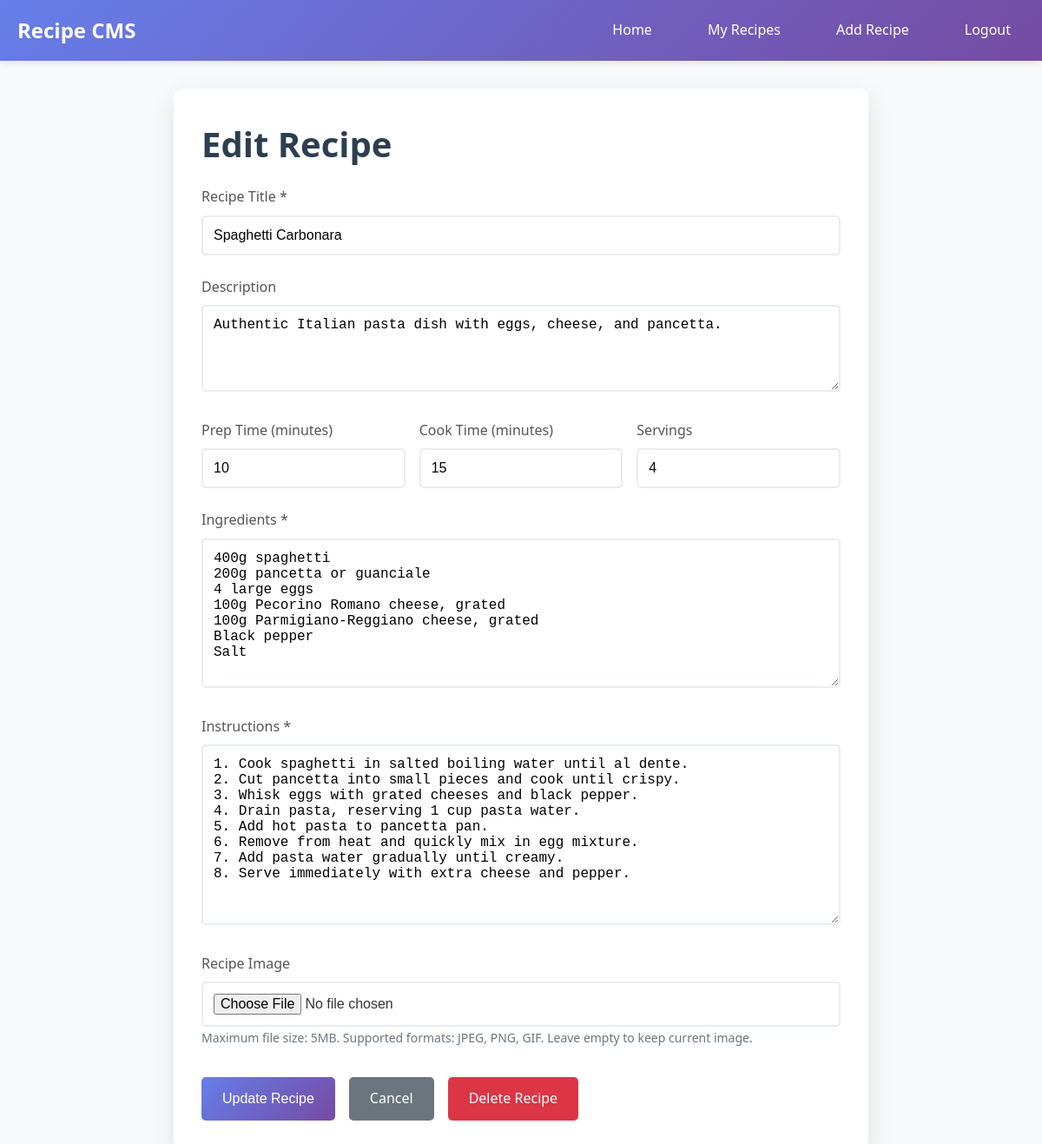
The app's page /edit_recipe.php?id=2 (signed in) with its own data.
### tables this page shows
CREATE TABLE recipes (
    id INT AUTO_INCREMENT PRIMARY KEY,
    user_id INT NOT NULL,
    title VARCHAR(200) NOT NULL,
    description TEXT,
    ingredients TEXT NOT NULL,
    instructions TEXT NOT NULL,
    prep_time INT,  
    cook_time INT,  
    servings INT,
    image_filename VARCHAR(255),
    created_at TIMESTAMP DEFAULT CURRENT_TIMESTAMP,
    updated_at TIMESTAMP DEFAULT CURRENT_TIMESTAMP ON UPDATE CURRENT_TIMESTAMP,
    FOREIGN KEY (user_id) REFERENCES users(id) ON DELETE CASCADE
);

### includes/recipes.php (called while the page is built, shortened)
<?php
function getRecipeById($id) {
    $pdo = getDBConnection();
    $sql = "SELECT r.*, u.username, u.first_name, u.last_name,
                   COALESCE(AVG(rt.rating), 0) as avg_rating,
                   COUNT(rt.id) as rating_count
            FROM recipes r
            JOIN users u ON r.user_id = u.id
            LEFT JOIN ratings rt ON r.id = rt.recipe_id
            WHERE r.id = ?
            GROUP BY r.id";
    $stmt = $pdo->prepare($sql);
    $stmt->execute([$id]);
    return $stmt->fetch();
}
?>

### edit_recipe.php (the view, shortened to what this page needs)
<?php
require_once 'includes/recipes.php';
$recipeId = (int)($_GET['id'] ?? 0);
$recipe = getRecipeById($recipeId);
?>
<!DOCTYPE html>
<html lang="en">
<head>
    <link rel="stylesheet" href="assets/css/style.css">
</head>
<body>
    <nav class="navbar">
        <div class="nav-container">
            <a href="index.php" class="nav-brand">Recipe CMS</a>
            <div class="nav-menu">
                <a href="index.php" class="nav-link">Home</a>
                <a href="my_recipes.php" class="nav-link">My Recipes</a>
                <a href="add_recipe.php" class="nav-link">Add Recipe</a>
                <a href="logout.php" class="nav-link">Logout</a>
            </div>
        </div>
    </nav>
    <div class="container">
        <div class="recipe-form">
            <h1>Edit Recipe</h1>
            <form method="POST" action="" enctype="multipart/form-data">
                <div class="form-group">
                    <label for="title">Recipe Title *</label>
                    <input type="text" id="title" name="title" required maxlength="200"
                           value="<?php echo htmlspecialchars($_POST['title'] ?? $recipe['title']); ?>">
                </div>
                <div class="form-group">
                    <label for="description">Description</label>
                    <textarea id="description" name="description" rows="3" maxlength="500"><?php echo htmlspecialchars($_POST['description'] ?? $recipe['description']); ?></textarea>
                </div>
                <div class="form-row">
                    <div class="form-group">
                        <label for="prep_time">Prep Time (minutes)</label>
                        <input type="number" id="prep_time" name="prep_time" min="0" max="1440"
                               value="<?php echo htmlspecialchars($_POST['prep_time'] ?? $recipe['prep_time']); ?>">
                    </div>
                    <div class="form-group">
                        <label for="cook_time">Cook Time (minutes)</label>
                        <input type="number" id="cook_time" name="cook_time" min="0" max="1440"
                               value="<?php echo htmlspecialchars($_POST['cook_time'] ?? $recipe['cook_time']); ?>">
                    </div>
                    <div class="form-group">
                        <label for="servings">Servings</label>
                        <input type="number" id="servings" name="servings" min="1" max="100"
                               value="<?php echo htmlspecialchars($_POST['servings'] ?? $recipe['servings']); ?>">
                    </div>
                </div>
                <div class="form-group">
                    <label for="ingredients">Ingredients *</label>
                    <textarea id="ingredients" name="ingredients" rows="8" required
                              placeholder="List ingredients, one per line or separated by commas"><?php echo htmlspecialchars($_POST['ingredients'] ?? $recipe['ingredients']); ?></textarea>
                </div>
                <div class="form-group">
                    <label for="instructions">Instructions *</label>
                    <textarea id="instructions" name="instructions" rows="10" required
                              placeholder="Step-by-step cooking instructions"><?php echo htmlspecialchars($_POST['instructions'] ?? $recipe['instructions']); ?></textarea>
                </div>
                <div class="form-group">
                    <label for="image">Recipe Image</label>
                    <input type="file" id="image" name="image" accept="image/*">
                    <small>Maximum file size: 5MB. Supported formats: JPEG, PNG, GIF. Leave empty to keep current image.</small>
                </div>
                <div class="form-actions">
                    <button type="submit" class="btn btn-primary">Update Recipe</button>
                    <a href="recipe.php?id=<?php echo $recipeId; ?>" class="btn btn-secondary">Cancel</a>
                    <a href="delete_recipe.php?id=<?php echo $recipeId; ?>" class="btn btn-danger"
                       onclick="return confirm('Are you sure you want to delete this recipe? This action cannot be undone.')">Delete Recipe</a>
                </div>
            </form>
        </div>
    </div>
</body>
</html>

### assets/css/style.css (style rules this page uses)
* { margin: 0; padding: 0; box-sizing: border-box; }
body { font-family: 'Segoe UI', Tahoma, Geneva, Verdana, sans-serif; line-height: 1.6; color: #333; background-color: #f8f9fa; }
h1, h2, h3, h4, h5, h6 { font-weight: 600; margin-bottom: 1rem; color: #2c3e50; }
h1 { font-size: 2.5rem; }
a { color: #3498db; text-decoration: none; transition: color 0.3s ease; }
.container { max-width: 1200px; margin: 0 auto; padding: 0 20px; }
.navbar { background: linear-gradient(135deg, #667eea 0%, #764ba2 100%); box-shadow: 0 2px 10px rgba(0,0,0,0.1); position: sticky; top: 0; z-index: 1000; }
.nav-container { max-width: 1200px; margin: 0 auto; padding: 0 20px; display: flex; justify-content: space-between; align-items: center; height: 70px; }
.nav-brand { font-size: 1.5rem; font-weight: bold; color: white; text-decoration: none; }
.nav-menu { display: flex; gap: 2rem; }
.nav-link { color: white; text-decoration: none; padding: 0.5rem 1rem; border-radius: 5px; transition: all 0.3s ease; }
.btn { display: inline-block; padding: 0.75rem 1.5rem; border: none; border-radius: 5px; cursor: pointer; text-decoration: none; font-size: 1rem; font-weight: 500; transition: all 0.3s ease; text-align: center; }
.btn-primary { background: linear-gradient(135deg, #667eea 0%, #764ba2 100%); color: white; }
.btn-secondary { background-color: #6c757d; color: white; }
.btn-danger { background-color: #dc3545; color: white; }
.form-group { margin-bottom: 1.5rem; }
.form-row { display: grid; grid-template-columns: repeat(auto-fit, minmax(200px, 1fr)); gap: 1rem; }
label { display: block; margin-bottom: 0.5rem; font-weight: 500; color: #555; }
input[type="text"], input[type="email"], input[type="password"], input[type="number"], input[type="file"], textarea, select { width: 100%; padding: 0.75rem; border: 2px solid #e9ecef; border-radius: 5px; font-size: 1rem; transition: border-color 0.3s ease, box-shadow 0.3s ease; }
textarea { resize: vertical; min-height: 100px; }
small { color: #6c757d; font-size: 0.875rem; }
.recipe-form { max-width: 800px; margin: 2rem auto; padding: 2rem; background: white; border-radius: 10px; box-shadow: 0 10px 30px rgba(0,0,0,0.1); }
.form-actions { display: flex; gap: 1rem; margin-top: 2rem; flex-wrap: wrap; }
.recipe-card, .recipe-detail, .auth-form, .recipe-form { animation: fadeIn 0.6s ease-out; }

### records on screen
recipes: title "Spaghetti Carbonara", description "Authentic Italian pasta dish with eggs, cheese, and pancetta.", prep_time "10", cook_time "15", servings "4", ingredients "400g spaghetti 200g pancetta or guanciale 4 large eggs 100g Pecorino Romano cheese, grated 100g Parmigiano-Reggiano cheese, grated Black pepper Salt", instructions "1. Cook spaghetti in salted boiling water until al dente. 2. Cut pancetta into small pieces and cook until crispy. 3. Whisk eggs with grated cheeses and black pepper. 4. Drain pasta, reserving 1 cup pasta water. 5. Add hot pasta to pancetta pan. 6. Remove from heat and quickly mix in egg mixture. 7. Add pasta water gradually until creamy. 8. Serve immediately with extra cheese and pepper."
